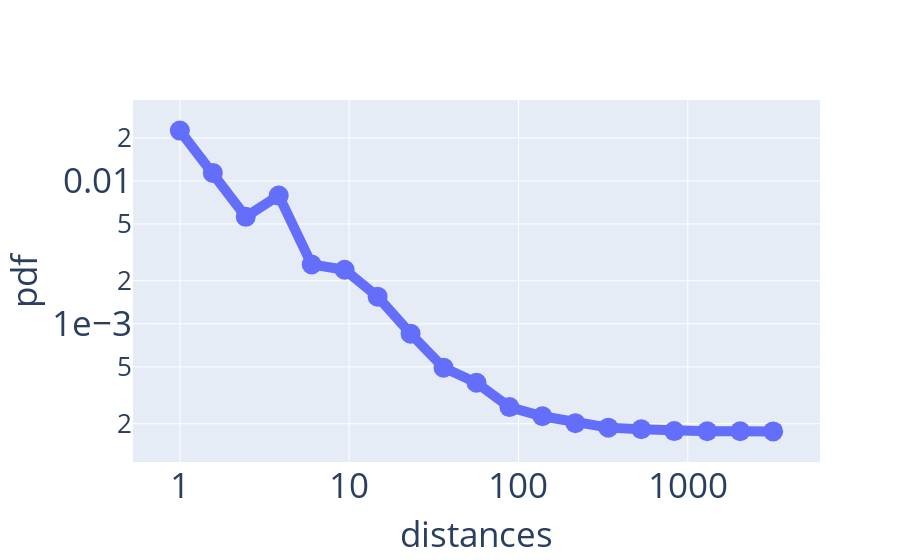

Here is the notebook cell this chart was saved with:
### Code cell
fig = go.Figure()

n_leaves = len(leaves)
for var,distances in data.items():
    bins=np.logspace(np.log10(distances.min()),np.log10(distances.max()), 20)
    #bins=np.linspace(distances.min(),distances.max(),20)
    bins, edges = np.histogram(distances, bins=bins, density=True)
    esges = (edges[1:]+edges[:1])/2
    fig.add_trace(go.Scatter(x=edges,y=bins,  marker=dict(size=20), line=dict(width=10), name=var))

fig.update_layout(xaxis=dict(title="distances", titlefont_size=35, tickfont_size=35, type="log", nticks= 5),
                 yaxis=dict(title="pdf", titlefont_size=35,tickfont_size=35, type="log", exponentformat="e", showexponent='all', nticks=5),
                 legend=dict(x=1.01,y=1,borderwidth=0.5,font_size=15,orientation="v"))

fig.show()
#fig.write_image("images/pdf_distances.pdf")
#fig.write_html("images/pdf_distances.html")

### Figure 1 — Plotly figure (JSON) as saved in the notebook; plotly's stock layout.template omitted (floating-point values rounded to 4 significant figures)
{"data": [{"line": {"width": 10}, "marker": {"size": 20}, "name": "1", "type": "scatter", "x": [1, 1.566, 2.451, 3.837, 6.008, 9.406, 14.73, 23.05, 36.09, 56.51, 88.47, 138.5, 216.8, 339.5, 531.5, 832.1, 1303.0, 2040.0, 3193.0, 4999.0], "y": [0.0225, 0.01138, 0.00561, 0.007899, 0.002601, 0.002392, 0.001549, 0.0008539, 0.0004935, 0.0003871, 0.0002614, 0.0002256, 0.0002018, 0.0001878, 0.0001829, 0.0001776, 0.0001773, 0.0001771, 0.0001767]}], "layout": {"autosize": true, "legend": {"borderwidth": 0.5, "font": {"size": 15}, "orientation": "v", "x": 1.01, "y": 1}, "xaxis": {"autorange": true, "nticks": 5, "range": [-0.2578, 3.762], "tickfont": {"size": 35}, "title": {"font": {"size": 35}, "text": "distances"}, "type": "log"}, "yaxis": {"autorange": true, "exponentformat": "e", "nticks": 5, "range": [-4.013, -1.388], "showexponent": "all", "tickfont": {"size": 35}, "title": {"font": {"size": 35}, "text": "pdf"}, "type": "log"}}}
